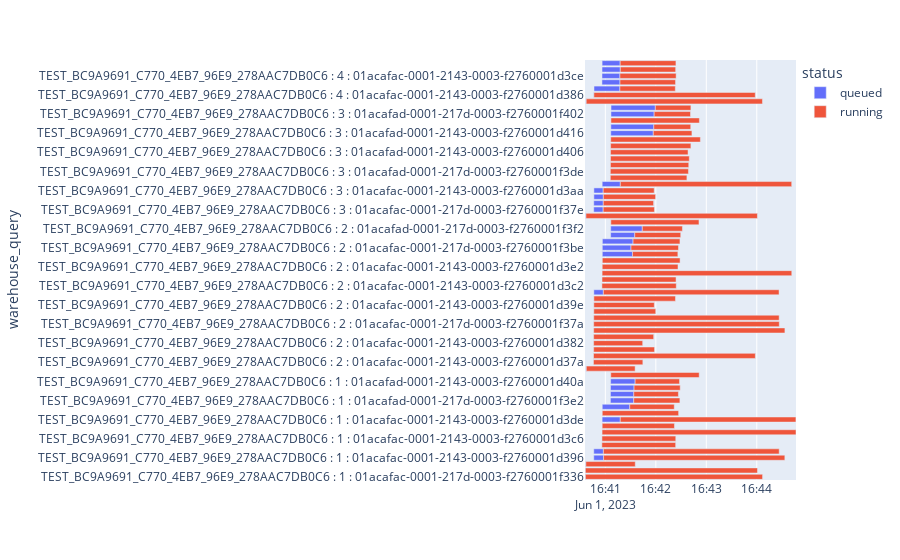

Notebook code for this chart:
### Code cell
import plotly.express as px



qdf['warehouse_query'] = qdf.warehouse_name + " : " + qdf.cluster_number.map(str) + " : " + qdf.query_id

fig = px.timeline(qdf.sort_values(['warehouse_name', 'cluster_number', 'start_time']), 
                  x_start="start_time", x_end="end_time", y="warehouse_query", 
                  color='status', 
                  hover_data=['query_text', 'query_id'])

fig.update_layout(
    height=1000,
)
fig.update_xaxes(range = [qdf.start_time.min(),qdf.end_time.max()])

fig.show()


# figures = [
#         px.scatter(whe.sort_values('warehouse_name'), x="timestamp", y="warehouse_name", color='event_name'),
#         px.timeline(qdf.sort_values(['warehouse_name', 'start_time']), x_start="start_time", x_end="end_time", y="warehouse_query", hover_data=['query_text', 'query_id']),
#     ]

# fig = make_subplots(rows=len(figures), cols=1, shared_xaxes=True, vertical_spacing=0.05) 

# for i, figure in enumerate(figures):
#     for trace in range(len(figure["data"])):
#         fig.append_trace(figure["data"][trace], row=i+1, col=1)

# fig.update_xaxes(title_text="warehouse events", row=1, col=1)
# fig.update_xaxes(title_text="queries", row=2, col=1)
# fig.update_xaxes(showgrid=True,minor=dict(showgrid=True))
# fig.update_yaxes(showgrid=True,minor=dict(showgrid=True))
# fig.update_xaxes(autorange=True)
# fig.update_layout(
#     height=800,
# )
# fig.update_xaxes(type='date', autorange=True)

# fig.show()

# fig = px.bar(whm[whm.warehouse_name != 'OPS'], y='warehouse_name', x = ['credits_used_compute'], orientation = 'h', title='credits x warehouse')
# fig.show()
# fig = px.bar(whm, y='warehouse_name', x = ['credits_used_compute', 'credits_used_cloud_services'], orientation = 'h')
# fig.show()
